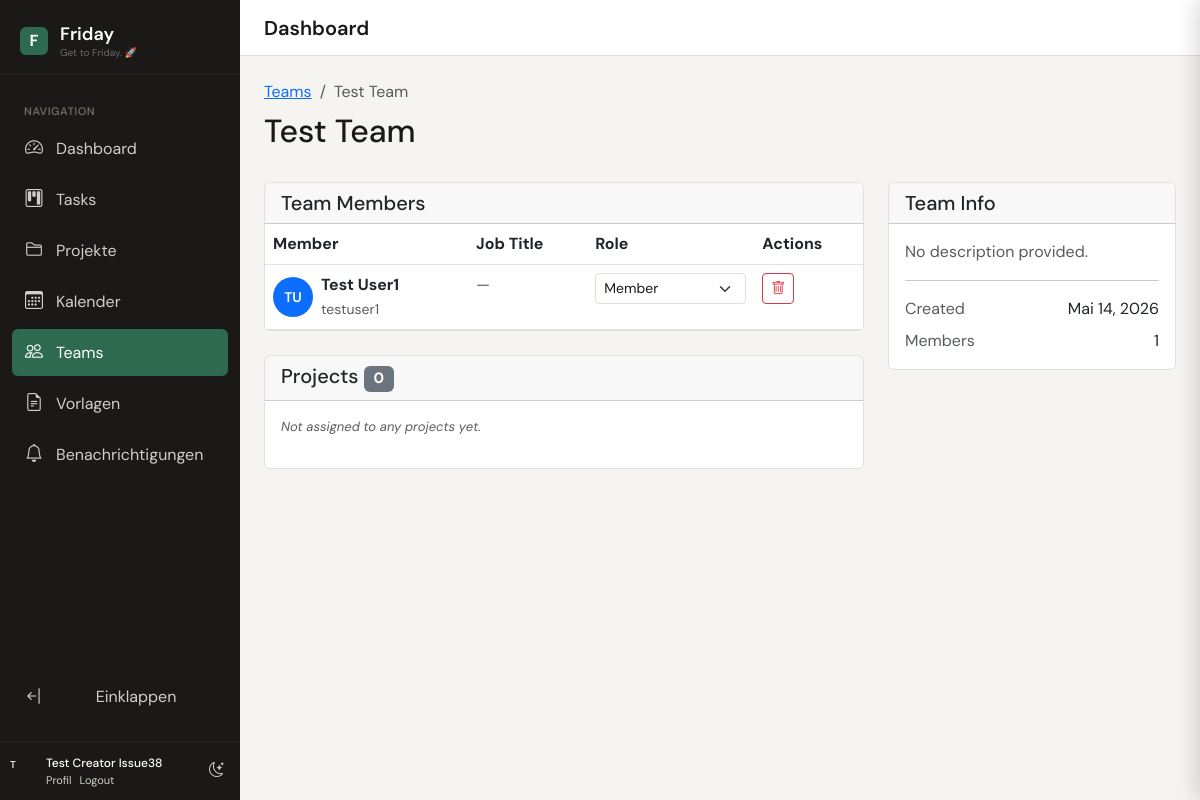
The page /teams/test-team/ (signed in) on the database its author committed.
### apps/accounts/models.py (models this page shows, shortened)
class User(AbstractUser):
    avatar = models.ImageField(upload_to='avatars/', blank=True)
    display_name = models.CharField(max_length=100, blank=True)
    job_title = models.CharField(max_length=100, blank=True)
    phone = models.CharField(max_length=30, blank=True)
    azure_oid = models.CharField(max_length=100, blank=True, db_index=True)  # object ID from token
    azure_upn = models.EmailField(blank=True)  # UserPrincipalName
    notify_email = models.BooleanField(default=True)
    notify_inapp = models.BooleanField(default=True)
    timezone = models.CharField(max_length=50, default='Europe/Berlin')
    is_portal_user = models.BooleanField(
        default=False,
        help_text='Portal users have limited access and are not shown in assignee dropdowns'
    )
    portal_client = models.ForeignKey(
        'core.Client',
        on_delete=models.SET_NULL,
        null=True,
        blank=True,
        related_name='portal_users',
        help_text='Client/Mandant assignment for portal users'
    )
    class Meta:
        verbose_name = 'User'
        verbose_name_plural = 'Users'
    @property
    def full_name(self):
        return self.display_name or self.get_full_name() or self.username
    @property
    def teams(self):
        from apps.teams.models import Team
        return Team.objects.filter(memberships__user=self, is_active=True)
    @property
    def initials(self):
        parts = self.full_name.split()
        return ''.join(p[0].upper() for p in parts[:2]) if parts else '?'

### apps/teams/models.py (models this page shows, shortened)
class Team(TimeStampedModel):
    name        = models.CharField(max_length=100)
    slug        = models.SlugField(unique=True)
    description = models.TextField(blank=True)
    color       = models.CharField(max_length=7, default='#6366f1')
    icon        = models.CharField(max_length=50, blank=True)  # Bootstrap icon name
    is_active   = models.BooleanField(default=True)
    is_global   = models.BooleanField(
        default=False,
        help_text='Global teams are automatically members of every project '
                  'and can be assigned tasks without explicit project membership.'
    )
    class Meta:
        ordering = ['name']

class TeamMembership(TimeStampedModel):
    ROLE_LEAD   = 'lead'
    ROLE_MEMBER = 'member'
    ROLE_GUEST  = 'guest'
    ROLE_CHOICES = [
        (ROLE_LEAD,   'Team Lead'),
        (ROLE_MEMBER, 'Member'),
        (ROLE_GUEST,  'Guest'),
    ]
    user      = models.ForeignKey(
        settings.AUTH_USER_MODEL,
        on_delete=models.CASCADE,
        related_name='team_memberships'
    )
    team      = models.ForeignKey(
        Team,
        on_delete=models.CASCADE,
        related_name='memberships'
    )
    role      = models.CharField(
        max_length=20,
        choices=ROLE_CHOICES,
        default=ROLE_MEMBER
    )
    joined_at = models.DateTimeField(auto_now_add=True)
    class Meta:
        unique_together = ('user', 'team')
        verbose_name = 'Team Membership'
        verbose_name_plural = 'Team Memberships'

### apps/teams/views.py (the view)
# urls.py: path('<slug:slug>/', views.TeamDetailView.as_view(), name='team-detail'),
class TeamDetailView(LoginRequiredMixin, DetailView):
    model = Team
    template_name = 'teams/detail.html'
    def get_context_data(self, **kwargs):
        ctx = super().get_context_data(**kwargs)
        ctx['memberships'] = self.object.memberships.select_related('user').order_by('role', 'user__display_name')
        ctx['projects'] = self.object.member_projects.exclude(
            status='archived'
        ).order_by('-updated_at')
        from apps.projects.models import Project
        ctx['available_projects'] = Project.objects.exclude(
            status='archived'
        ).exclude(
            team_members=self.object
        ).order_by('name')
        ctx['all_users'] = User.objects.filter(is_active=True).exclude(
            team_memberships__team=self.object
        ).order_by('display_name')
        ctx['is_lead'] = self.object.memberships.filter(
            user=self.request.user, role='lead'
        ).exists()
        return ctx

### apps/core/context_processors.py (called while the page is built)
def friday_context(request):
    context = {
        'app_version': '1.0.0',
        'user_teams': [],
        'unread_notification_count': 0,
    }
    if request.user.is_authenticated:
        try:
            context['user_teams'] = list(request.user.teams.all()) if hasattr(request.user, 'teams') else []
        except Exception:
            context['user_teams'] = []
        try:
            from apps.notifications.models import Notification
            context['unread_notification_count'] = Notification.objects.filter(
                recipient=request.user, is_read=False
            ).count()
        except Exception:
            context['unread_notification_count'] = 0
    return context

### templates/teams/detail.html (shortened to what this page needs)
{% extends 'base.html' %}
{% load static %}
{% block content %}
<div class="d-flex justify-content-between align-items-center mb-4">
    <div>
        <nav aria-label="breadcrumb">
            <ol class="breadcrumb mb-2">
                <li class="breadcrumb-item"><a href="{% url 'teams:team-list' %}">Teams</a></li>
                <li class="breadcrumb-item active" aria-current="page">{{ team.name }}</li>
            </ol>
        </nav>
        <h2>
            {{ team.name }}
        </h2>
    </div>
</div>
<div class="row">
    <div class="col-lg-8">
        <div class="card mb-4">
            <div class="card-header">
                <h5 class="mb-0">Team Members</h5>
            </div>
            <div class="card-body p-0">
                <div id="member-list">
                    {% include 'teams/partials/member_list.html' %}
                </div>
            </div>
        </div>
        <div class="card">
            <div class="card-header">
                <h5 class="mb-0">Projects
                    <span class="badge bg-secondary">{{ projects.count }}</span>
                </h5>
            </div>
            <div class="card-body">
                {% include 'teams/partials/project_list.html' with team=team projects=projects available_projects=available_projects is_lead=is_lead %}
            </div>
        </div>
    </div>
    <div class="col-lg-4">
        <div class="card">
            <div class="card-header">
                <h5 class="mb-0">Team Info</h5>
            </div>
            <div class="card-body">
                {% if team.description %}
                <p>{{ team.description }}</p>
                {% else %}
                <p class="text-muted">No description provided.</p>
                {% endif %}
                <hr>
                <div class="d-flex justify-content-between mb-2">
                    <span class="text-muted">Created</span>
                    <span>{{ team.created_at|date:"M d, Y" }}</span>
                </div>
                <div class="d-flex justify-content-between">
                    <span class="text-muted">Members</span>
                    <span>{{ memberships.count }}</span>
                </div>
            </div>
        </div>
    </div>
</div>
{% endblock %}

### templates/partials/sidebar.html (shortened to what this page needs)
<aside class="friday-sidebar" id="friday-sidebar">
    <div class="sidebar-logo">
        <div class="sidebar-logo-mark">F</div>
        <div class="sidebar-logo-text-wrap">
            <span class="sidebar-logo-text">Friday</span>
            <span class="sidebar-logo-tagline">Get to Friday. 🚀</span>
        </div>
    </div>
    <nav class="sidebar-nav">
        <div class="sidebar-section-label">Navigation</div>
        <a href="{% url 'dashboard:dashboard' %}"
           class="sidebar-link {% if request.resolver_match.app_name == 'dashboard' %}active{% endif %}"
           title="Dashboard"
           data-bs-toggle="tooltip"
           data-bs-placement="right"
           data-bs-title="Dashboard">
            <i class="bi bi-speedometer2"></i>
            <span class="sidebar-link-text">Dashboard</span>
        </a>
        <a href="{% url 'kanban:kanban-board' %}"
           class="sidebar-link {% if request.resolver_match.app_name == 'kanban' %}active{% endif %}"
           title="Tasks"
           data-bs-toggle="tooltip"
           data-bs-placement="right"
           data-bs-title="Tasks">
            <i class="bi bi-kanban"></i>
            <span class="sidebar-link-text">Tasks</span>
        </a>
        <a href="{% url 'projects:project-list' %}"
           class="sidebar-link {% if request.resolver_match.app_name == 'projects' and request.resolver_match.url_name != 'calendar' %}active{% endif %}"
           title="Projekte"
           data-bs-toggle="tooltip"
           data-bs-placement="right"
           data-bs-title="Projekte">
            <i class="bi bi-folder2"></i>
            <span class="sidebar-link-text">Projekte</span>
        </a>
        <a href="{% url 'projects:calendar' %}"
           class="sidebar-link {% if request.resolver_match.url_name == 'calendar' %}active{% endif %}"
           title="Kalender"
           data-bs-toggle="tooltip"
           data-bs-placement="right"
           data-bs-title="Kalender">
            <i class="bi bi-calendar3"></i>
            <span class="sidebar-link-text">Kalender</span>
        </a>
        <a href="{% url 'teams:team-list' %}"
           class="sidebar-link {% if request.resolver_match.app_name == 'teams' %}active{% endif %}"
           title="Teams"
           data-bs-toggle="tooltip"
           data-bs-placement="right"
           data-bs-title="Teams">
            <i class="bi bi-people"></i>
            <span class="sidebar-link-text">Teams</span>
        </a>
        <a href="{% url 'tasks:template-list' %}"
           class="sidebar-link {% if request.resolver_match.url_name|slice:":9" == 'template-' %}active{% endif %}"
           title="Vorlagen"
           data-bs-toggle="tooltip"
           data-bs-placement="right"
           data-bs-title="Vorlagen">
            <i class="bi bi-file-earmark-text"></i>
            <span class="sidebar-link-text">Vorlagen</span>
        </a>
        <a href="{% url 'notifications:notification-list' %}"
           class="sidebar-link {% if request.resolver_match.app_name == 'notifications' %}active{% endif %}"
           title="Benachrichtigungen"
           data-bs-toggle="tooltip"
           data-bs-placement="right"
           data-bs-title="Benachrichtigungen">
            <i class="bi bi-bell"></i>
            <span class="sidebar-link-text">
                Benachrichtigungen
            </span>
        </a>
        <button class="sidebar-link sidebar-toggle-btn mt-auto"
                onclick="toggleSidebar()"
                title="Menü einklappen"
                data-bs-toggle="tooltip"
                data-bs-placement="right"
                data-bs-title="Menü">
            <i class="bi bi-arrow-bar-left" id="sidebar-toggle-icon"></i>
            <span class="sidebar-link-text">Einklappen</span>
        </button>
    </nav>
    <div class="sidebar-footer">
        {% if user.is_authenticated %}
        <div class="sidebar-user">
            <div class="user-avatar user-avatar-sm sidebar-user-avatar">
                {% if user.avatar %}
                    <img src="{{ user.avatar.url }}" alt="{{ user.full_name }}">
                {% else %}
                    <div class="avatar-placeholder">{{ user.username|first|upper }}</div>
                {% endif %}
            </div>
            <div class="sidebar-user-info">
                <div class="sidebar-user-name">{{ user.full_name }}</div>
                <div class="sidebar-user-links">
                    <a href="{% url 'accounts:profile' %}">Profil</a>
                    <form method="post" action="{% url 'accounts:logout' %}" style="display:inline">
                        <button type="submit" class="btn-link-inline">Logout</button>
                    </form>
                </div>
            </div>
        </div>
        {% endif %}
        <button class="sidebar-theme-btn"
                id="sidebar-theme-toggle"
                onclick="toggleTheme()"
                title="Light/Dark Mode">
            <i class="bi bi-moon-stars" id="theme-icon"></i>
        </button>
    </div>
</aside>

### templates/teams/partials/member_row.html (shortened to what this page needs)
<tr>
    <td>
        <div class="d-flex align-items-center">
            <div class="avatar-circle bg-primary text-white me-2">
                {{ membership.user.initials }}
            </div>
            <div>
                <strong>{{ membership.user.full_name }}</strong><br>
                <small class="text-muted">{{ membership.user.username }}</small>
            </div>
        </div>
    </td>
    <td>
        {% if membership.user.job_title %}
        {{ membership.user.job_title }}
        {% else %}
        <span class="text-muted">—</span>
        {% endif %}
    </td>
    <td>
        <select class="form-select form-select-sm role-select"
                name="role"
                hx-post="{% url 'teams:team-member-role' team.slug membership.user.id %}"
                hx-target="closest tr"
                hx-swap="outerHTML">
            <option value="member" {% if membership.role == 'member' %}selected{% endif %}>Member</option>
        </select>
    </td>
    <td>
        <button type="button"
                class="btn btn-sm btn-outline-danger"
                hx-post="{% url 'teams:team-member-remove' team.slug membership.user.id %}"
                hx-target="#member-list"
                hx-swap="innerHTML"
                hx-confirm="Are you sure you want to remove {{ membership.user.full_name }} from this team?">
            <i class="bi bi-trash"></i>
        </button>
    </td>
</tr>

### rows shown on the page
User: username|first "T", full_name "Test Creator Issue38"
Team: name "Test Team", created_at "Mai 14, 2026"
TeamMembership: user.initials "TU", user.full_name "Test User1", user.username "testuser1", role "Member"

### other values the page prints
{{ projects.count }} "0"
{{ memberships.count }} "1"
